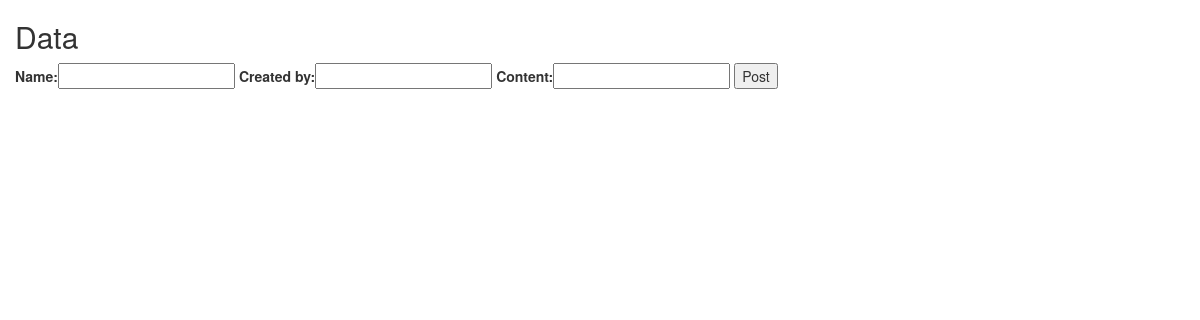
Page /data/ on the earlier database version.
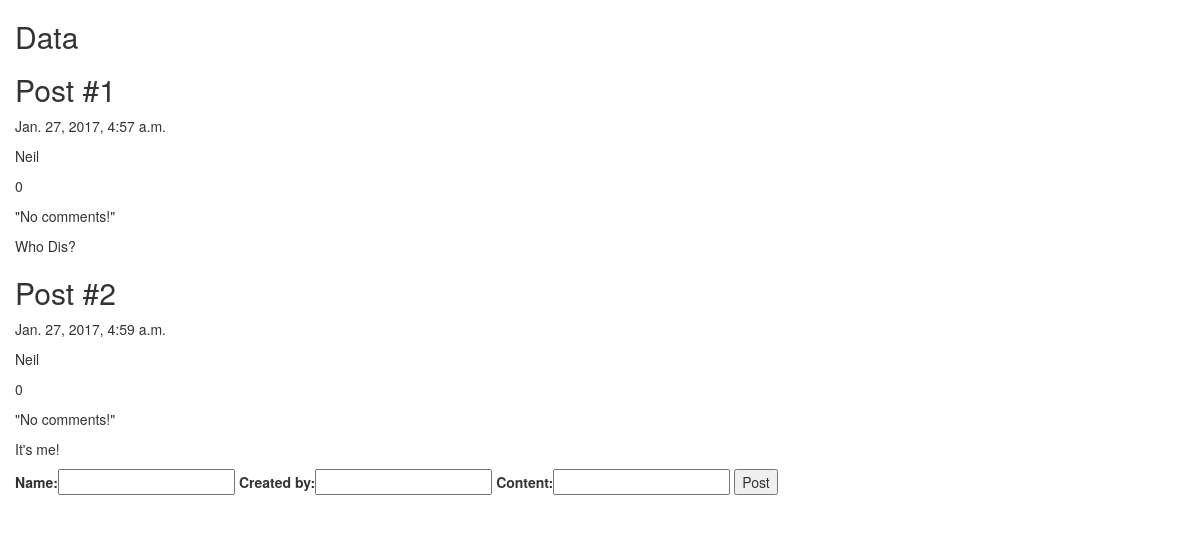
Same page on the later database version.
### main/models.py (models this page shows, shortened)
class Post(models.Model):
    name = models.CharField(max_length = 200)
    date = models.DateTimeField(auto_now_add = True)
    created_by = models.CharField(max_length = 100)
    votes = models.IntegerField()
    comments = models.CharField(max_length = 100) #TODO: Update this to take a list of comments
    content = models.TextField()

### main/views.py (the view)
# urls.py: url(r'^data/', views.data, name = 'data'),
def data(request):
    posts = Post.objects.all()
    form = PostForm()
    return render(request, 'data.html', {'posts': posts, 'form': form})

### main/forms.py
class PostForm(forms.Form):
    name = forms.CharField(max_length = 200)
    created_by = forms.CharField(max_length = 100)
    content = forms.CharField(max_length = 255)

### main/templates/data.html (shortened to what this page needs)
{% extends 'base.html' %}
{% block content %}
<div class="container col-md-8">
    <h1>Data</h1>
    {% for post in posts %}
      <h2 style="margin-top: 20px">{{ post.name }}</h2>
      <p>{{ post.date }}</p>
      <p>{{ post.created_by }}</p>
      <p>{{ post.votes }}</p>
      {% if post.comments|length > 0 %}
        {% for comment in comments %}
        <p>{{ forloop.counter0 }}</p>
          <p>{{ comment }}</p>
        {% endfor %}
      {% else %}
        <p>"No comments!"</p>
      {% endif %}
      <p>{{ post.content }}</p>
      {% endfor %}
    <form action="/new_post/" method="post">
      {{ form }}
      <input type="submit" value="Post"/>
    </form>
</div>
{% endblock %}

Differences in the rows shown:
added Post: name "Post #1", date "Jan. 27, 2017, 4:57 a.m.", created_by "Neil", votes "0", comments "\"No comments!\"", content "Who Dis?"
added Post: name "Post #2", date "Jan. 27, 2017, 4:59 a.m.", created_by "Neil", votes "0", comments "\"No comments!\"", content "It's me!"
